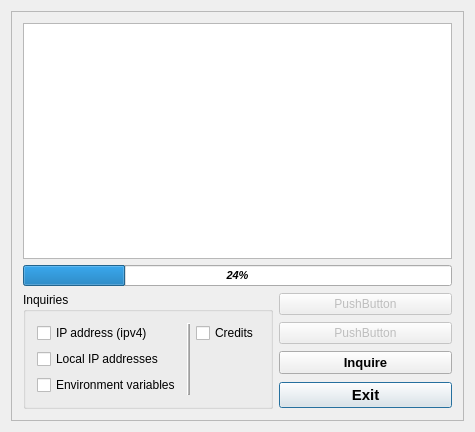
<?xml version="1.0" encoding="UTF-8"?>
<ui version="4.0">
 <class>MainWindow</class>
 <widget class="QMainWindow" name="MainWindow">
  <property name="geometry">
   <rect>
    <x>0</x>
    <y>0</y>
    <width>475</width>
    <height>432</height>
   </rect>
  </property>
  <property name="windowTitle">
   <string>Egge's Inquirer</string>
  </property>
  <widget class="QWidget" name="centralWidget">
   <layout class="QVBoxLayout" name="verticalLayout">
    <item>
     <widget class="QFrame" name="frame">
      <property name="frameShape">
       <enum>QFrame::StyledPanel</enum>
      </property>
      <property name="frameShadow">
       <enum>QFrame::Raised</enum>
      </property>
      <layout class="QGridLayout" name="gridLayout_2">
       <item row="0" column="0" colspan="2">
        <widget class="QTextEdit" name="textEdit">
         <property name="readOnly">
          <bool>true</bool>
         </property>
        </widget>
       </item>
       <item row="1" column="0" colspan="2">
        <widget class="QProgressBar" name="progressBar">
         <property name="font">
          <font>
           <pointsize>8</pointsize>
           <weight>75</weight>
           <italic>true</italic>
           <bold>true</bold>
          </font>
         </property>
         <property name="value">
          <number>24</number>
         </property>
         <property name="textDirection">
          <enum>QProgressBar::BottomToTop</enum>
         </property>
         <property name="format">
          <string>  %p%  </string>
         </property>
        </widget>
       </item>
       <item row="2" column="0" rowspan="4">
        <widget class="QGroupBox" name="groupBox">
         <property name="title">
          <string>Inquiries</string>
         </property>
         <layout class="QGridLayout" name="gridLayout">
          <item row="0" column="0">
           <widget class="QCheckBox" name="checkBoxIPv4">
            <property name="text">
             <string>IP address (ipv4)</string>
            </property>
           </widget>
          </item>
          <item row="0" column="1" rowspan="3">
           <widget class="Line" name="line">
            <property name="frameShadow">
             <enum>QFrame::Raised</enum>
            </property>
            <property name="midLineWidth">
             <number>1</number>
            </property>
            <property name="orientation">
             <enum>Qt::Vertical</enum>
            </property>
           </widget>
          </item>
          <item row="0" column="2">
           <widget class="QCheckBox" name="checkBoxCredits">
            <property name="text">
             <string>Credits</string>
            </property>
           </widget>
          </item>
          <item row="1" column="0">
           <widget class="QCheckBox" name="checkBoxLocal">
            <property name="text">
             <string>Local IP addresses</string>
            </property>
           </widget>
          </item>
          <item row="2" column="0">
           <widget class="QCheckBox" name="checkBoxEnv">
            <property name="text">
             <string>Environment variables</string>
            </property>
           </widget>
          </item>
         </layout>
        </widget>
       </item>
       <item row="2" column="1">
        <widget class="QPushButton" name="pushButtonInvisible2">
         <property name="enabled">
          <bool>false</bool>
         </property>
         <property name="text">
          <string>PushButton</string>
         </property>
        </widget>
       </item>
       <item row="3" column="1">
        <widget class="QPushButton" name="pushButtonInvisible1">
         <property name="enabled">
          <bool>false</bool>
         </property>
         <property name="text">
          <string>PushButton</string>
         </property>
        </widget>
       </item>
       <item row="4" column="1">
        <widget class="QPushButton" name="pushButtonInquire">
         <property name="font">
          <font>
           <pointsize>10</pointsize>
           <weight>75</weight>
           <bold>true</bold>
          </font>
         </property>
         <property name="cursor">
          <cursorShape>PointingHandCursor</cursorShape>
         </property>
         <property name="mouseTracking">
          <bool>true</bool>
         </property>
         <property name="tabletTracking">
          <bool>false</bool>
         </property>
         <property name="text">
          <string>Inquire</string>
         </property>
        </widget>
       </item>
       <item row="5" column="1">
        <widget class="QPushButton" name="pushButtonClose">
         <property name="font">
          <font>
           <pointsize>11</pointsize>
           <weight>75</weight>
           <bold>true</bold>
          </font>
         </property>
         <property name="cursor">
          <cursorShape>PointingHandCursor</cursorShape>
         </property>
         <property name="mouseTracking">
          <bool>true</bool>
         </property>
         <property name="tabletTracking">
          <bool>false</bool>
         </property>
         <property name="text">
          <string>Exit</string>
         </property>
         <property name="default">
          <bool>true</bool>
         </property>
        </widget>
       </item>
      </layout>
     </widget>
    </item>
   </layout>
  </widget>
 </widget>
 <layoutdefault spacing="6" margin="11"/>
 <resources/>
 <connections/>
</ui>
